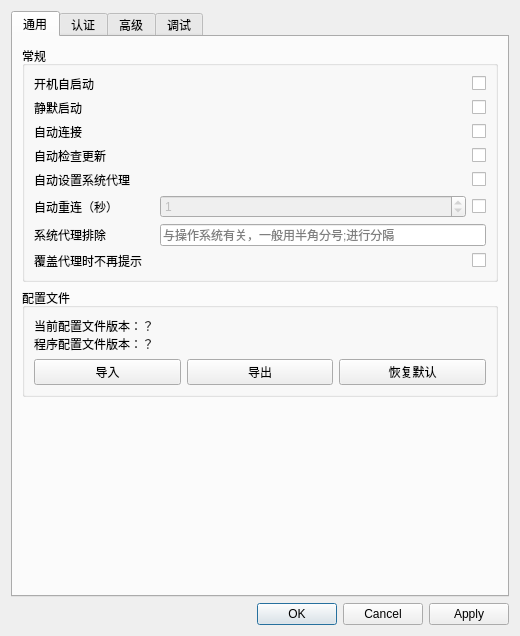
<?xml version="1.0" encoding="UTF-8"?>
<ui version="4.0">
 <class>SettingWindow</class>
 <widget class="QDialog" name="SettingWindow">
  <property name="enabled">
   <bool>true</bool>
  </property>
  <property name="geometry">
   <rect>
    <x>0</x>
    <y>0</y>
    <width>520</width>
    <height>636</height>
   </rect>
  </property>
  <property name="windowTitle">
   <string>设置</string>
  </property>
  <property name="styleSheet">
   <string notr="true"/>
  </property>
  <layout class="QVBoxLayout" name="verticalLayout">
   <item>
    <widget class="QTabWidget" name="tabWidget">
     <property name="locale">
      <locale language="Chinese" country="China"/>
     </property>
     <property name="currentIndex">
      <number>0</number>
     </property>
     <widget class="QWidget" name="generalTab">
      <attribute name="title">
       <string>通用</string>
      </attribute>
      <layout class="QGridLayout">
       <item row="7" column="0">
        <spacer name="commonTabVerticalSpacer">
         <property name="orientation">
          <enum>Qt::Orientation::Vertical</enum>
         </property>
         <property name="sizeHint" stdset="0">
          <size>
           <width>444</width>
           <height>108</height>
          </size>
         </property>
        </spacer>
       </item>
       <item row="3" column="0" rowspan="2">
        <widget class="QGroupBox" name="profileGroup">
         <property name="title">
          <string>配置文件</string>
         </property>
         <layout class="QGridLayout" name="gridLayout_5">
          <item row="1" column="1">
           <widget class="QPushButton" name="exportPushButton">
            <property name="text">
             <string>导出</string>
            </property>
           </widget>
          </item>
          <item row="0" column="0" colspan="3">
           <widget class="QLabel" name="configVersionLabel">
            <property name="text">
             <string>当前配置文件版本：？
程序配置文件版本：？</string>
            </property>
           </widget>
          </item>
          <item row="1" column="2">
           <widget class="QPushButton" name="resetDefaultPushButton">
            <property name="text">
             <string>恢复默认</string>
            </property>
           </widget>
          </item>
          <item row="1" column="0">
           <widget class="QPushButton" name="importPushButton">
            <property name="text">
             <string>导入</string>
            </property>
           </widget>
          </item>
         </layout>
        </widget>
       </item>
       <item row="1" column="0">
        <widget class="QGroupBox" name="commonGroup">
         <property name="title">
          <string>常规</string>
         </property>
         <layout class="QGridLayout" name="gridLayout_7">
          <item row="3" column="2">
           <widget class="QCheckBox" name="checkUpdateAfterStartCheckBox">
            <property name="text">
             <string/>
            </property>
           </widget>
          </item>
          <item row="0" column="2">
           <widget class="QCheckBox" name="autoStartCheckBox">
            <property name="text">
             <string/>
            </property>
           </widget>
          </item>
          <item row="1" column="2">
           <widget class="QCheckBox" name="silentStartCheckBox">
            <property name="text">
             <string/>
            </property>
           </widget>
          </item>
          <item row="5" column="0">
           <widget class="QLabel" name="zjuConnectTabLabel7">
            <property name="text">
             <string>自动重连（秒）</string>
            </property>
           </widget>
          </item>
          <item row="0" column="0">
           <widget class="QLabel" name="commonTabLable4">
            <property name="text">
             <string>开机自启动</string>
            </property>
           </widget>
          </item>
          <item row="5" column="2">
           <widget class="QCheckBox" name="autoReconnectCheckBox">
            <property name="text">
             <string/>
            </property>
            <property name="checked">
             <bool>false</bool>
            </property>
           </widget>
          </item>
          <item row="0" column="1" rowspan="6">
           <spacer name="horizontalSpacer_3">
            <property name="orientation">
             <enum>Qt::Orientation::Horizontal</enum>
            </property>
            <property name="sizeHint" stdset="0">
             <size>
              <width>0</width>
              <height>0</height>
             </size>
            </property>
           </spacer>
          </item>
          <item row="7" column="1" colspan="2">
           <widget class="QLineEdit" name="systemProxyBypassLineEdit">
            <property name="placeholderText">
             <string>与操作系统有关，一般用半角分号;进行分隔</string>
            </property>
           </widget>
          </item>
          <item row="1" column="0">
           <widget class="QLabel" name="commonTabLabelSilentStart">
            <property name="text">
             <string>静默启动</string>
            </property>
           </widget>
          </item>
          <item row="2" column="0">
           <widget class="QLabel" name="commonTabLable5">
            <property name="text">
             <string>自动连接</string>
            </property>
           </widget>
          </item>
          <item row="7" column="0">
           <widget class="QLabel" name="zjuConnectTabLabel11">
            <property name="text">
             <string>系统代理排除</string>
            </property>
           </widget>
          </item>
          <item row="3" column="0">
           <widget class="QLabel" name="commonTabLable6">
            <property name="text">
             <string>自动检查更新</string>
            </property>
           </widget>
          </item>
          <item row="4" column="2">
           <widget class="QCheckBox" name="autoSetProxyCheckBox">
            <property name="text">
             <string/>
            </property>
           </widget>
          </item>
          <item row="2" column="2">
           <widget class="QCheckBox" name="connectAfterStartCheckBox">
            <property name="text">
             <string/>
            </property>
           </widget>
          </item>
          <item row="4" column="0">
           <widget class="QLabel" name="commonTabLable4_2">
            <property name="text">
             <string>自动设置系统代理</string>
            </property>
           </widget>
          </item>
          <item row="5" column="1">
           <widget class="QSpinBox" name="reconnectTimeSpinBox">
            <property name="enabled">
             <bool>false</bool>
            </property>
            <property name="maximum">
             <number>86400</number>
            </property>
            <property name="value">
             <number>1</number>
            </property>
           </widget>
          </item>
          <item row="8" column="0">
           <widget class="QLabel" name="commonTabLabelSuppressProxyWarning">
            <property name="text">
             <string>覆盖代理时不再提示</string>
            </property>
           </widget>
          </item>
          <item row="8" column="2">
           <widget class="QCheckBox" name="suppressProxyOverrideWarningCheckBox">
            <property name="text">
             <string/>
            </property>
           </widget>
          </item>
          <item row="9" column="0">
           <spacer name="horizontalSpacer_4">
            <property name="orientation">
             <enum>Qt::Orientation::Horizontal</enum>
            </property>
            <property name="sizeType">
             <enum>QSizePolicy::Policy::Preferred</enum>
            </property>
            <property name="sizeHint" stdset="0">
             <size>
              <width>120</width>
              <height>0</height>
             </size>
            </property>
           </spacer>
          </item>
         </layout>
        </widget>
       </item>
      </layout>
     </widget>
     <widget class="QWidget" name="loginTab">
      <attribute name="title">
       <string>认证</string>
      </attribute>
      <layout class="QGridLayout" name="gridLayout_9">
       <item row="6" column="0">
        <spacer name="verticalSpacer_2">
         <property name="orientation">
          <enum>Qt::Orientation::Vertical</enum>
         </property>
         <property name="sizeHint" stdset="0">
          <size>
           <width>20</width>
           <height>40</height>
          </size>
         </property>
        </spacer>
       </item>
       <item row="1" column="0">
        <widget class="QGroupBox" name="commonGroupBox">
         <property name="title">
          <string>通用</string>
         </property>
         <layout class="QGridLayout" name="commonLayout">
          <item row="1" column="1">
           <widget class="QLineEdit" name="serverAddressLineEdit">
            <property name="text">
             <string>vpn.shou.edu.cn</string>
            </property>
           </widget>
          </item>
          <item row="0" column="1" colspan="4">
           <layout class="QHBoxLayout" name="protocolLayout">
            <item>
             <widget class="QRadioButton" name="atrustRadioButton">
              <property name="text">
               <string>aTrust</string>
              </property>
              <property name="checked">
               <bool>true</bool>
              </property>
             </widget>
            </item>
            <item>
             <widget class="QRadioButton" name="easyconnectRadioButton">
              <property name="text">
               <string>EasyConnect</string>
              </property>
             </widget>
            </item>
           </layout>
          </item>
          <item row="2" column="1" colspan="4">
           <widget class="QLineEdit" name="usernameLineEdit">
            <property name="placeholderText">
             <string>VPN 账号</string>
            </property>
           </widget>
          </item>
          <item row="2" column="0">
           <widget class="QLabel" name="commonTabLable2">
            <property name="text">
             <string>账号</string>
            </property>
           </widget>
          </item>
          <item row="3" column="0">
           <widget class="QLabel" name="commonTabLable3">
            <property name="text">
             <string>密码</string>
            </property>
           </widget>
          </item>
          <item row="1" column="3" colspan="2">
           <widget class="QSpinBox" name="serverPortSpinBox">
            <property name="maximum">
             <number>65535</number>
            </property>
            <property name="value">
             <number>443</number>
            </property>
           </widget>
          </item>
          <item row="1" column="2">
           <widget class="QLabel" name="label">
            <property name="text">
             <string>:</string>
            </property>
           </widget>
          </item>
          <item row="1" column="0">
           <widget class="QLabel" name="zjuConnectTabLabel1">
            <property name="text">
             <string>服务器地址</string>
            </property>
           </widget>
          </item>
          <item row="0" column="0">
           <widget class="QLabel" name="protocolLabel">
            <property name="text">
             <string>协议</string>
            </property>
           </widget>
          </item>
          <item row="3" column="4">
           <widget class="QCheckBox" name="passwordVisibleCheckBox">
            <property name="sizePolicy">
             <sizepolicy hsizetype="Fixed" vsizetype="Fixed">
              <horstretch>0</horstretch>
              <verstretch>0</verstretch>
             </sizepolicy>
            </property>
            <property name="text">
             <string/>
            </property>
           </widget>
          </item>
          <item row="3" column="1" colspan="3">
           <widget class="QLineEdit" name="passwordLineEdit">
            <property name="echoMode">
             <enum>QLineEdit::EchoMode::Password</enum>
            </property>
            <property name="placeholderText">
             <string>VPN 密码</string>
            </property>
           </widget>
          </item>
          <item row="4" column="0">
           <widget class="QLabel" name="zjuConnectTabLabel6_2">
            <property name="text">
             <string>TOTP 密钥</string>
            </property>
           </widget>
          </item>
          <item row="4" column="1" colspan="3">
           <widget class="QLineEdit" name="totpSecretLineEdit">
            <property name="toolTip">
             <string>可选，填写验证器密钥可自动生成验证码；留空则在服务器要求时手动输入。</string>
            </property>
            <property name="echoMode">
             <enum>QLineEdit::EchoMode::Password</enum>
            </property>
            <property name="placeholderText">
             <string>可选，TOTP 验证器密钥</string>
            </property>
           </widget>
          </item>
          <item row="4" column="4">
           <widget class="QCheckBox" name="totpSecretVisibleCheckBox">
            <property name="sizePolicy">
             <sizepolicy hsizetype="Fixed" vsizetype="Fixed">
              <horstretch>0</horstretch>
              <verstretch>0</verstretch>
             </sizepolicy>
            </property>
            <property name="text">
             <string/>
            </property>
           </widget>
          </item>
         </layout>
        </widget>
       </item>
       <item row="5" column="0">
        <widget class="QGroupBox" name="extraAuthGroupBox">
         <property name="enabled">
          <bool>false</bool>
         </property>
         <property name="title">
          <string>EasyConnect 认证信息</string>
         </property>
         <layout class="QGridLayout" name="gridLayout_1">
          <item row="4" column="0">
           <spacer name="horizontalSpacer_5">
            <property name="orientation">
             <enum>Qt::Orientation::Horizontal</enum>
            </property>
            <property name="sizeType">
             <enum>QSizePolicy::Policy::Fixed</enum>
            </property>
            <property name="sizeHint" stdset="0">
             <size>
              <width>120</width>
              <height>0</height>
             </size>
            </property>
           </spacer>
          </item>
          <item row="2" column="1" colspan="2">
           <widget class="QLineEdit" name="certPasswordLineEdit">
            <property name="echoMode">
             <enum>QLineEdit::EchoMode::Password</enum>
            </property>
            <property name="placeholderText">
             <string>可选，证书密码</string>
            </property>
           </widget>
          </item>
          <item row="0" column="1">
           <widget class="QLineEdit" name="certFileLineEdit">
            <property name="placeholderText">
             <string>可选，p12/pfx 证书文件路径</string>
            </property>
           </widget>
          </item>
          <item row="2" column="0">
           <widget class="QLabel" name="certPasswordLabel">
            <property name="text">
             <string>证书密码</string>
            </property>
           </widget>
          </item>
          <item row="2" column="3">
           <widget class="QCheckBox" name="certPasswordVisibleCheckBox">
            <property name="sizePolicy">
             <sizepolicy hsizetype="Fixed" vsizetype="Fixed">
              <horstretch>0</horstretch>
              <verstretch>0</verstretch>
             </sizepolicy>
            </property>
            <property name="text">
             <string/>
            </property>
           </widget>
          </item>
          <item row="0" column="2" colspan="2">
           <widget class="QPushButton" name="certFileBrowseButton">
            <property name="text">
             <string>浏览</string>
            </property>
           </widget>
          </item>
          <item row="0" column="0">
           <widget class="QLabel" name="certFileLabel">
            <property name="text">
             <string>证书文件</string>
            </property>
           </widget>
          </item>
         </layout>
        </widget>
       </item>
       <item row="4" column="0">
        <widget class="QGroupBox" name="authInfoGroupBox">
         <property name="title">
          <string>aTrust 认证信息</string>
         </property>
         <layout class="QGridLayout" name="gridLayout_8">
          <item row="6" column="1" colspan="2">
           <layout class="QHBoxLayout" name="horizontalLayout">
            <item>
             <widget class="QLabel" name="label_6">
              <property name="text">
               <string>+</string>
              </property>
             </widget>
            </item>
            <item>
             <widget class="QLineEdit" name="countryCodeLineEdit">
              <property name="enabled">
               <bool>false</bool>
              </property>
              <property name="maximumSize">
               <size>
                <width>45</width>
                <height>16777215</height>
               </size>
              </property>
              <property name="placeholderText">
               <string>国家</string>
              </property>
             </widget>
            </item>
            <item>
             <widget class="QLabel" name="label_7">
              <property name="text">
               <string>-</string>
              </property>
             </widget>
            </item>
            <item>
             <widget class="QLineEdit" name="phoneNumberLineEdit">
              <property name="enabled">
               <bool>false</bool>
              </property>
              <property name="placeholderText">
               <string>手机号码，仅用于短信</string>
              </property>
             </widget>
            </item>
           </layout>
          </item>
          <item row="5" column="1" colspan="2">
           <widget class="QLineEdit" name="loginUrlLineEdit">
            <property name="enabled">
             <bool>false</bool>
            </property>
            <property name="text">
             <string/>
            </property>
            <property name="placeholderText">
             <string>可选，可自动生成，仅用于 CAS/OAuth2</string>
            </property>
           </widget>
          </item>
          <item row="5" column="0">
           <widget class="QLabel" name="label_4">
            <property name="text">
             <string>登录地址</string>
            </property>
           </widget>
          </item>
          <item row="7" column="0">
           <spacer name="horizontalSpacer">
            <property name="orientation">
             <enum>Qt::Orientation::Horizontal</enum>
            </property>
            <property name="sizeType">
             <enum>QSizePolicy::Policy::Preferred</enum>
            </property>
            <property name="sizeHint" stdset="0">
             <size>
              <width>120</width>
              <height>0</height>
             </size>
            </property>
           </spacer>
          </item>
          <item row="3" column="0">
           <widget class="QLabel" name="label_2">
            <property name="text">
             <string>登录域</string>
            </property>
           </widget>
          </item>
          <item row="6" column="0">
           <widget class="QLabel" name="label_5">
            <property name="text">
             <string>手机号码</string>
            </property>
           </widget>
          </item>
          <item row="0" column="2">
           <widget class="QCheckBox" name="manualConfigCheckBox">
            <property name="sizePolicy">
             <sizepolicy hsizetype="Fixed" vsizetype="Fixed">
              <horstretch>0</horstretch>
              <verstretch>0</verstretch>
             </sizepolicy>
            </property>
            <property name="text">
             <string>手动配置</string>
            </property>
           </widget>
          </item>
          <item row="0" column="0" colspan="2">
           <widget class="QPushButton" name="authSelectPushButton">
            <property name="sizePolicy">
             <sizepolicy hsizetype="Expanding" vsizetype="Fixed">
              <horstretch>0</horstretch>
              <verstretch>0</verstretch>
             </sizepolicy>
            </property>
            <property name="text">
             <string>配置认证方式</string>
            </property>
           </widget>
          </item>
          <item row="3" column="1" colspan="2">
           <widget class="QLineEdit" name="loginDomainLineEdit">
            <property name="enabled">
             <bool>false</bool>
            </property>
            <property name="sizePolicy">
             <sizepolicy hsizetype="Expanding" vsizetype="Fixed">
              <horstretch>1</horstretch>
              <verstretch>0</verstretch>
             </sizepolicy>
            </property>
            <property name="text">
             <string/>
            </property>
            <property name="placeholderText">
             <string>可自动获取，默认 local</string>
            </property>
           </widget>
          </item>
          <item row="1" column="1" colspan="2">
           <layout class="QHBoxLayout" name="horizontalLayout_2">
            <item>
             <widget class="QRadioButton" name="pswRadioButton">
              <property name="enabled">
               <bool>false</bool>
              </property>
              <property name="text">
               <string>密码</string>
              </property>
              <property name="checked">
               <bool>true</bool>
              </property>
             </widget>
            </item>
            <item>
             <widget class="QRadioButton" name="smsCheckCodeRadioButton">
              <property name="enabled">
               <bool>false</bool>
              </property>
              <property name="text">
               <string>短信</string>
              </property>
             </widget>
            </item>
            <item>
             <widget class="QRadioButton" name="casRadioButton">
              <property name="enabled">
               <bool>false</bool>
              </property>
              <property name="text">
               <string>CAS</string>
              </property>
             </widget>
            </item>
            <item>
             <widget class="QRadioButton" name="oauth2RadioButton">
              <property name="enabled">
               <bool>false</bool>
              </property>
              <property name="text">
               <string>OAuth2</string>
              </property>
             </widget>
            </item>
           </layout>
          </item>
          <item row="1" column="0">
           <widget class="QLabel" name="label_3">
            <property name="text">
             <string>认证方式</string>
            </property>
           </widget>
          </item>
         </layout>
        </widget>
       </item>
      </layout>
     </widget>
     <widget class="QWidget" name="zjuConnectTab">
      <attribute name="title">
       <string>高级</string>
      </attribute>
      <layout class="QGridLayout" name="gridLayout_3">
       <item row="4" column="0">
        <widget class="QLabel" name="dnsServerBindLabel">
         <property name="text">
          <string>DNS 监听地址</string>
         </property>
        </widget>
       </item>
       <item row="4" column="1" colspan="3">
        <widget class="QLineEdit" name="dnsServerBindLineEdit">
         <property name="placeholderText">
          <string>留空则禁用，例如 127.0.0.1:53</string>
         </property>
        </widget>
       </item>
       <item row="3" column="0">
        <widget class="QLabel" name="localDnsServerLabel">
         <property name="text">
          <string>本地 DNS</string>
         </property>
        </widget>
       </item>
       <item row="3" column="1" colspan="3">
        <widget class="QLineEdit" name="localDnsServerLineEdit">
         <property name="placeholderText">
          <string>用于解析 VPN 服务器域名，留空则使用系统 DNS</string>
         </property>
        </widget>
       </item>
       <item row="8" column="1" colspan="3">
        <widget class="QLineEdit" name="shadowsocksUrlLineEdit">
         <property name="placeholderText">
          <string>不填则不启用，格式：ss://chiper:password@server:port</string>
         </property>
        </widget>
       </item>
       <item row="6" column="0">
        <widget class="QLabel" name="zjuConnectTabLabel5">
         <property name="text">
          <string>SOCKS5 代理端口</string>
         </property>
        </widget>
       </item>
       <item row="10" column="0">
        <widget class="QLabel" name="zjuConnectTabLabel6_3">
         <property name="text">
          <string>直连代理</string>
         </property>
        </widget>
       </item>
       <item row="5" column="1" colspan="3">
        <widget class="QSpinBox" name="dnsTTLSpinBox">
         <property name="maximum">
          <number>2147483647</number>
         </property>
         <property name="value">
          <number>3600</number>
         </property>
        </widget>
       </item>
       <item row="1" column="1">
        <widget class="QLineEdit" name="dnsLineEdit">
         <property name="placeholderText">
          <string>勾选自动，否则不应留空</string>
         </property>
        </widget>
       </item>
       <item row="2" column="1" colspan="3">
        <widget class="QLineEdit" name="secondaryDnsLineEdit">
         <property name="placeholderText">
          <string>不填则采用系统 DNS ，使用 DNS 劫持必须填写</string>
         </property>
        </widget>
       </item>
       <item row="8" column="0">
        <widget class="QLabel" name="zjuConnectTabLabel10">
         <property name="text">
          <string>Shadowsocks 代理</string>
         </property>
        </widget>
       </item>
       <item row="7" column="0">
        <widget class="QLabel" name="zjuConnectTabLabel6">
         <property name="text">
          <string>HTTP 代理端口</string>
         </property>
        </widget>
       </item>
       <item row="1" column="2" colspan="2">
        <widget class="QCheckBox" name="dnsAutoCheckBox">
         <property name="text">
          <string>自动</string>
         </property>
        </widget>
       </item>
       <item row="9" column="0">
        <widget class="QLabel" name="zjuConnectTabLabel12">
         <property name="text">
          <string>节点优选间隔（秒）</string>
         </property>
        </widget>
       </item>
       <item row="19" column="0" colspan="4">
        <widget class="QPushButton" name="portForwardingPushButton">
         <property name="text">
          <string>其他设置（端口转发、自定义参数等）</string>
         </property>
        </widget>
       </item>
       <item row="5" column="0">
        <widget class="QLabel" name="zjuConnectTabLabel9_2">
         <property name="text">
          <string>DNS TTL（秒）</string>
         </property>
        </widget>
       </item>
       <item row="20" column="0" colspan="4">
        <spacer name="verticalSpacer">
         <property name="orientation">
          <enum>Qt::Orientation::Vertical</enum>
         </property>
         <property name="sizeHint" stdset="0">
          <size>
           <width>20</width>
           <height>40</height>
          </size>
         </property>
        </spacer>
       </item>
       <item row="10" column="1" colspan="3">
        <widget class="QLineEdit" name="dialDirectProxyLineEdit">
         <property name="placeholderText">
          <string>直连情况下走的代理，支持：socks://... 或 http://...</string>
         </property>
        </widget>
       </item>
       <item row="1" column="0">
        <widget class="QLabel" name="zjuConnectTabLabel8">
         <property name="text">
          <string>DNS 服务器</string>
         </property>
        </widget>
       </item>
       <item row="15" column="0" colspan="4">
        <widget class="Line" name="line">
         <property name="orientation">
          <enum>Qt::Orientation::Horizontal</enum>
         </property>
        </widget>
       </item>
       <item row="2" column="0">
        <widget class="QLabel" name="zjuConnectTabLabel9">
         <property name="text">
          <string>备用 DNS</string>
         </property>
        </widget>
       </item>
       <item row="16" column="0" colspan="4">
        <layout class="QGridLayout" name="gridLayout_4">
         <item row="0" column="1">
          <widget class="QCheckBox" name="keepAliveCheckBox">
           <property name="text">
            <string>定时保活</string>
           </property>
          </widget>
         </item>
         <item row="1" column="1">
          <widget class="QCheckBox" name="disableServerConfigCheckBox">
           <property name="text">
            <string>忽略服务器配置</string>
           </property>
          </widget>
         </item>
         <item row="3" column="0">
          <widget class="QCheckBox" name="tunCheckBox">
           <property name="text">
            <string>TUN 模式</string>
           </property>
          </widget>
         </item>
         <item row="0" column="2">
          <widget class="QCheckBox" name="outsideAccessCheckBox">
           <property name="text">
            <string>允许外部访问</string>
           </property>
          </widget>
         </item>
         <item row="1" column="0">
          <widget class="QCheckBox" name="skipDomainResourceCheckBox">
           <property name="text">
            <string>忽略域名资源</string>
           </property>
          </widget>
         </item>
         <item row="1" column="2">
          <widget class="QCheckBox" name="proxyAllCheckBox">
           <property name="text">
            <string>代理全部流量</string>
           </property>
          </widget>
         </item>
         <item row="3" column="1">
          <widget class="QCheckBox" name="routeCheckBox">
           <property name="toolTip">
            <string>TUN 模式下有效</string>
           </property>
           <property name="text">
            <string>设置路由（TUN）</string>
           </property>
          </widget>
         </item>
         <item row="0" column="0">
          <widget class="QCheckBox" name="multiLineCheckBox">
           <property name="text">
            <string>自动选择线路</string>
           </property>
           <property name="autoExclusive">
            <bool>false</bool>
           </property>
           <property name="tristate">
            <bool>false</bool>
           </property>
          </widget>
         </item>
         <item row="3" column="2">
          <widget class="QCheckBox" name="dnsHijackCheckBox">
           <property name="toolTip">
            <string>TUN 模式下有效</string>
           </property>
           <property name="text">
            <string>DNS 劫持（TUN）</string>
           </property>
          </widget>
         </item>
         <item row="4" column="0">
          <widget class="QCheckBox" name="fakeIPCheckBox">
           <property name="toolTip">
            <string>aTrust 协议 TUN 模式下有效</string>
           </property>
           <property name="text">
            <string>Fake IP（TUN）</string>
           </property>
          </widget>
         </item>
         <item row="4" column="1">
          <widget class="QCheckBox" name="tcpTunnelModeCheckBox">
           <property name="text">
            <string>禁用 L3 隧道</string>
           </property>
          </widget>
         </item>
         <item row="4" column="2">
          <widget class="QCheckBox" name="autoDetectInterfaceCheckBox">
           <property name="toolTip">
            <string>自动检测并绑定 VPN 底层网络接口</string>
           </property>
           <property name="text">
            <string>自动检测网口</string>
           </property>
          </widget>
         </item>
         <item row="2" column="1">
          <widget class="QCheckBox" name="zjuDefaultCheckBox">
           <property name="text">
            <string>ZJU 默认配置</string>
           </property>
          </widget>
         </item>
         <item row="2" column="0">
          <widget class="QCheckBox" name="disableDNSCheckBox">
           <property name="text">
            <string>禁用内部 DNS</string>
           </property>
          </widget>
         </item>
         <item row="2" column="2">
          <widget class="QCheckBox" name="credentialsAsArgumentsCheckBox">
           <property name="toolTip">
            <string>不勾选则凭据以环境变量传递</string>
           </property>
           <property name="text">
            <string>凭据以参数传递</string>
           </property>
          </widget>
         </item>
        </layout>
       </item>
       <item row="6" column="1" colspan="3">
        <widget class="QSpinBox" name="socks5PortSpinBox">
         <property name="maximum">
          <number>65535</number>
         </property>
         <property name="value">
          <number>11080</number>
         </property>
        </widget>
       </item>
       <item row="9" column="1" colspan="3">
        <widget class="QSpinBox" name="updateBestNodesIntervalSpinBox">
         <property name="maximum">
          <number>2147483647</number>
         </property>
         <property name="value">
          <number>300</number>
         </property>
        </widget>
       </item>
       <item row="7" column="1" colspan="3">
        <widget class="QSpinBox" name="httpPortSpinBox">
         <property name="maximum">
          <number>65535</number>
         </property>
         <property name="value">
          <number>11081</number>
         </property>
        </widget>
       </item>
       <item row="11" column="1" colspan="3">
        <widget class="QLineEdit" name="keepAliveUrlLineEdit">
         <property name="placeholderText">
          <string>用于定时保活的 URL，留空为 DNS 保活</string>
         </property>
        </widget>
       </item>
       <item row="11" column="0">
        <widget class="QLabel" name="zjuConnectTabLabel6_4">
         <property name="text">
          <string>定时保活 URL</string>
         </property>
        </widget>
       </item>
       <item row="12" column="1" colspan="3">
        <widget class="QLineEdit" name="bindInterfaceLineEdit">
         <property name="placeholderText">
          <string>用于建立连接的网络接口，留空为自动选择</string>
         </property>
        </widget>
       </item>
       <item row="12" column="0">
        <widget class="QLabel" name="zjuConnectTabLabel6_5">
         <property name="text">
          <string>绑定网络接口</string>
         </property>
        </widget>
       </item>
      </layout>
     </widget>
     <widget class="QWidget" name="debugTab">
      <attribute name="title">
       <string>调试</string>
      </attribute>
      <layout class="QVBoxLayout" name="debugTabLayout">
       <item>
        <widget class="QGroupBox" name="debugOptionsGroupBox">
         <property name="title">
          <string>调试输出</string>
         </property>
         <layout class="QVBoxLayout" name="debugOptionsLayout">
          <item>
           <widget class="QCheckBox" name="detailedDebugCheckBox">
            <property name="text">
             <string>启用详细调试输出</string>
            </property>
           </widget>
          </item>
          <item>
           <widget class="QCheckBox" name="debugPcapCheckBox">
            <property name="toolTip">
             <string>将 VPN 底层 TCP 收发数据保存为 PCAP 文件</string>
            </property>
            <property name="text">
             <string>导出底层流量（PCAP）</string>
            </property>
           </widget>
          </item>
          <item>
           <widget class="QCheckBox" name="debugTlsLogCheckBox">
            <property name="toolTip">
             <string>导出 NSS key log，可配合 PCAP 在 Wireshark 中解密 TLS 流量</string>
            </property>
            <property name="text">
             <string>导出 TLS 会话密钥</string>
            </property>
           </widget>
          </item>
         </layout>
        </widget>
       </item>
       <item>
        <widget class="QLabel" name="debugTipLabel">
         <property name="text">
          <string>如遇到协议实现问题，请勾选以上三个选项后运行，复现问题情况，然后进入日志目录将最新的输出打包发送给开发者，以供调试。</string>
         </property>
         <property name="wordWrap">
          <bool>true</bool>
         </property>
        </widget>
       </item>
       <item>
        <widget class="QLabel" name="debugSecurityWarningLabel">
         <property name="font">
          <font>
           <bold>true</bold>
          </font>
         </property>
         <property name="text">
          <string>警告：调试日志、PCAP 和 TLS 会话密钥可能包含账号、访问地址及会话密钥等敏感信息，请勿随意发送给他人。</string>
         </property>
         <property name="wordWrap">
          <bool>true</bool>
         </property>
        </widget>
       </item>
       <item>
        <widget class="QPushButton" name="openLogDirectoryPushButton">
         <property name="text">
          <string>打开日志目录</string>
         </property>
        </widget>
       </item>
       <item>
        <spacer name="debugTabVerticalSpacer">
         <property name="orientation">
          <enum>Qt::Orientation::Vertical</enum>
         </property>
         <property name="sizeHint" stdset="0">
          <size>
           <width>20</width>
           <height>320</height>
          </size>
         </property>
        </spacer>
       </item>
      </layout>
     </widget>
    </widget>
   </item>
   <item>
    <widget class="QDialogButtonBox" name="buttonBox">
     <property name="standardButtons">
      <set>QDialogButtonBox::StandardButton::Apply|QDialogButtonBox::StandardButton::Cancel|QDialogButtonBox::StandardButton::Ok</set>
     </property>
    </widget>
   </item>
  </layout>
 </widget>
 <tabstops>
  <tabstop>tabWidget</tabstop>
  <tabstop>usernameLineEdit</tabstop>
  <tabstop>passwordLineEdit</tabstop>
  <tabstop>totpSecretLineEdit</tabstop>
  <tabstop>totpSecretVisibleCheckBox</tabstop>
  <tabstop>serverAddressLineEdit</tabstop>
  <tabstop>serverPortSpinBox</tabstop>
  <tabstop>dnsLineEdit</tabstop>
  <tabstop>secondaryDnsLineEdit</tabstop>
  <tabstop>localDnsServerLineEdit</tabstop>
  <tabstop>dnsServerBindLineEdit</tabstop>
  <tabstop>socks5PortSpinBox</tabstop>
  <tabstop>httpPortSpinBox</tabstop>
  <tabstop>multiLineCheckBox</tabstop>
  <tabstop>keepAliveCheckBox</tabstop>
  <tabstop>keepAliveUrlLineEdit</tabstop>
  <tabstop>bindInterfaceLineEdit</tabstop>
  <tabstop>outsideAccessCheckBox</tabstop>
  <tabstop>portForwardingPushButton</tabstop>
 </tabstops>
 <resources/>
 <connections>
  <connection>
   <sender>buttonBox</sender>
   <signal>rejected()</signal>
   <receiver>SettingWindow</receiver>
   <slot>reject()</slot>
   <hints>
    <hint type="sourcelabel">
     <x>239</x>
     <y>374</y>
    </hint>
    <hint type="destinationlabel">
     <x>242</x>
     <y>197</y>
    </hint>
   </hints>
  </connection>
  <connection>
   <sender>atrustRadioButton</sender>
   <signal>toggled(bool)</signal>
   <receiver>authInfoGroupBox</receiver>
   <slot>setEnabled(bool)</slot>
   <hints>
    <hint type="sourcelabel">
     <x>255</x>
     <y>72</y>
    </hint>
    <hint type="destinationlabel">
     <x>256</x>
     <y>186</y>
    </hint>
   </hints>
  </connection>
  <connection>
   <sender>dnsAutoCheckBox</sender>
   <signal>toggled(bool)</signal>
   <receiver>dnsLineEdit</receiver>
   <slot>setDisabled(bool)</slot>
   <hints>
    <hint type="sourcelabel">
     <x>445</x>
     <y>85</y>
    </hint>
    <hint type="destinationlabel">
     <x>282</x>
     <y>85</y>
    </hint>
   </hints>
  </connection>
  <connection>
   <sender>tunCheckBox</sender>
   <signal>toggled(bool)</signal>
   <receiver>routeCheckBox</receiver>
   <slot>setEnabled(bool)</slot>
   <hints>
    <hint type="sourcelabel">
     <x>108</x>
     <y>379</y>
    </hint>
    <hint type="destinationlabel">
     <x>256</x>
     <y>379</y>
    </hint>
   </hints>
  </connection>
  <connection>
   <sender>tunCheckBox</sender>
   <signal>toggled(bool)</signal>
   <receiver>dnsHijackCheckBox</receiver>
   <slot>setEnabled(bool)</slot>
   <hints>
    <hint type="sourcelabel">
     <x>108</x>
     <y>379</y>
    </hint>
    <hint type="destinationlabel">
     <x>405</x>
     <y>379</y>
    </hint>
   </hints>
  </connection>
  <connection>
   <sender>tunCheckBox</sender>
   <signal>toggled(bool)</signal>
   <receiver>fakeIPCheckBox</receiver>
   <slot>setEnabled(bool)</slot>
   <hints>
    <hint type="sourcelabel">
     <x>108</x>
     <y>379</y>
    </hint>
    <hint type="destinationlabel">
     <x>405</x>
     <y>410</y>
    </hint>
   </hints>
  </connection>
  <connection>
   <sender>autoReconnectCheckBox</sender>
   <signal>toggled(bool)</signal>
   <receiver>reconnectTimeSpinBox</receiver>
   <slot>setEnabled(bool)</slot>
   <hints>
    <hint type="sourcelabel">
     <x>463</x>
     <y>173</y>
    </hint>
    <hint type="destinationlabel">
     <x>311</x>
     <y>173</y>
    </hint>
   </hints>
  </connection>
  <connection>
   <sender>manualConfigCheckBox</sender>
   <signal>toggled(bool)</signal>
   <receiver>loginDomainLineEdit</receiver>
   <slot>setEnabled(bool)</slot>
   <hints>
    <hint type="sourcelabel">
     <x>445</x>
     <y>185</y>
    </hint>
    <hint type="destinationlabel">
     <x>319</x>
     <y>215</y>
    </hint>
   </hints>
  </connection>
  <connection>
   <sender>manualConfigCheckBox</sender>
   <signal>toggled(bool)</signal>
   <receiver>pswRadioButton</receiver>
   <slot>setEnabled(bool)</slot>
   <hints>
    <hint type="sourcelabel">
     <x>445</x>
     <y>185</y>
    </hint>
    <hint type="destinationlabel">
     <x>196</x>
     <y>244</y>
    </hint>
   </hints>
  </connection>
  <connection>
   <sender>manualConfigCheckBox</sender>
   <signal>toggled(bool)</signal>
   <receiver>smsCheckCodeRadioButton</receiver>
   <slot>setEnabled(bool)</slot>
   <hints>
    <hint type="sourcelabel">
     <x>445</x>
     <y>185</y>
    </hint>
    <hint type="destinationlabel">
     <x>278</x>
     <y>244</y>
    </hint>
   </hints>
  </connection>
  <connection>
   <sender>manualConfigCheckBox</sender>
   <signal>toggled(bool)</signal>
   <receiver>casRadioButton</receiver>
   <slot>setEnabled(bool)</slot>
   <hints>
    <hint type="sourcelabel">
     <x>445</x>
     <y>185</y>
    </hint>
    <hint type="destinationlabel">
     <x>360</x>
     <y>244</y>
    </hint>
   </hints>
  </connection>
  <connection>
   <sender>manualConfigCheckBox</sender>
   <signal>toggled(bool)</signal>
   <receiver>oauth2RadioButton</receiver>
   <slot>setEnabled(bool)</slot>
   <hints>
    <hint type="sourcelabel">
     <x>445</x>
     <y>185</y>
    </hint>
    <hint type="destinationlabel">
     <x>442</x>
     <y>244</y>
    </hint>
   </hints>
  </connection>
  <connection>
   <sender>easyconnectRadioButton</sender>
   <signal>toggled(bool)</signal>
   <receiver>extraAuthGroupBox</receiver>
   <slot>setEnabled(bool)</slot>
   <hints>
    <hint type="sourcelabel">
     <x>256</x>
     <y>114</y>
    </hint>
    <hint type="destinationlabel">
     <x>256</x>
     <y>539</y>
    </hint>
   </hints>
  </connection>
  <connection>
   <sender>smsCheckCodeRadioButton</sender>
   <signal>toggled(bool)</signal>
   <receiver>countryCodeLineEdit</receiver>
   <slot>setEnabled(bool)</slot>
   <hints>
    <hint type="sourcelabel">
     <x>276</x>
     <y>392</y>
    </hint>
    <hint type="destinationlabel">
     <x>186</x>
     <y>465</y>
    </hint>
   </hints>
  </connection>
  <connection>
   <sender>smsCheckCodeRadioButton</sender>
   <signal>toggled(bool)</signal>
   <receiver>phoneNumberLineEdit</receiver>
   <slot>setEnabled(bool)</slot>
   <hints>
    <hint type="sourcelabel">
     <x>276</x>
     <y>392</y>
    </hint>
    <hint type="destinationlabel">
     <x>357</x>
     <y>465</y>
    </hint>
   </hints>
  </connection>
  <connection>
   <sender>manualConfigCheckBox</sender>
   <signal>toggled(bool)</signal>
   <receiver>loginUrlLineEdit</receiver>
   <slot>setEnabled(bool)</slot>
   <hints>
    <hint type="sourcelabel">
     <x>452</x>
     <y>312</y>
    </hint>
    <hint type="destinationlabel">
     <x>319</x>
     <y>407</y>
    </hint>
   </hints>
  </connection>
 </connections>
</ui>
